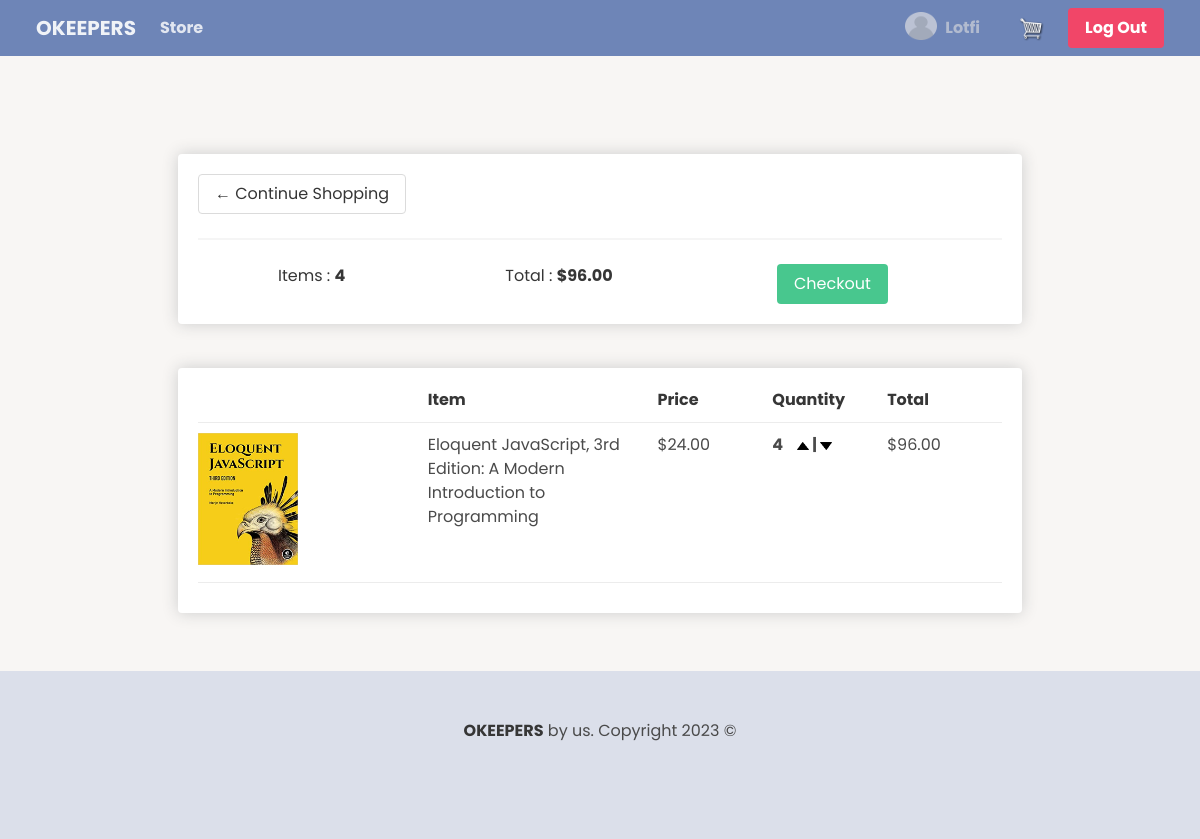
The page /cart/ (signed in) on the database as committed earlier.
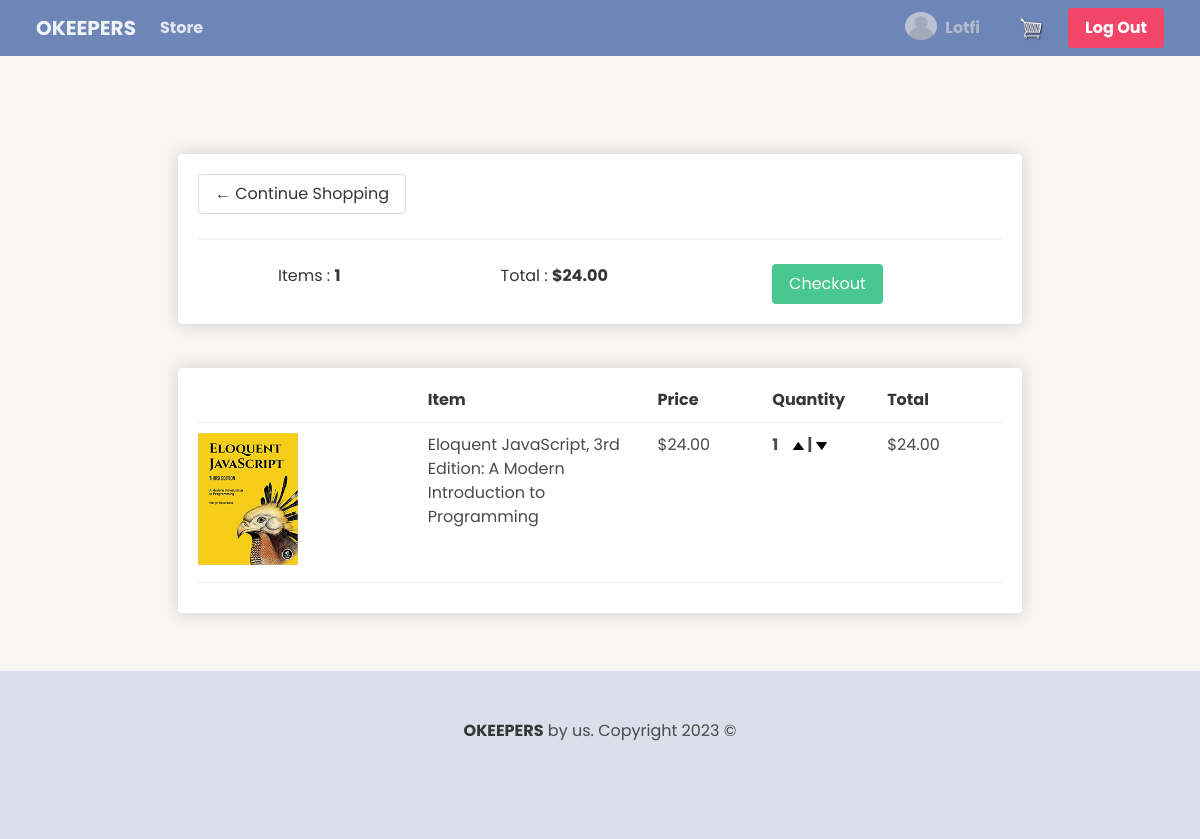
The same page on the database as committed later.
### shop/models.py (models this page shows, shortened)
class Order(models.Model):
    customer = models.ForeignKey(User, on_delete=models.CASCADE, null=True)
    date_ordered = models.DateTimeField(auto_now_add=True)
    complete = models.BooleanField(default=False, null=True, blank=False)
    transaction_id = models.CharField(max_length=200, null=True)
    @property
    def cart_total(self):
        orderitems = self.orderitem_set.all()  # type: ignore
        total = sum([item.get_total for item in orderitems])
        return total
    @property
    def cart_count(self):
        orderitems = self.orderitem_set.all()  # type: ignore
        total = sum([item.quantity for item in orderitems])
        return total

class OrderItem(models.Model):
    product = models.ForeignKey(Product, on_delete=models.CASCADE, null=True)
    order = models.ForeignKey(Order, on_delete=models.CASCADE, null=True)
    quantity = models.IntegerField(default=0, null=False, blank=True)
    date_added = models.DateTimeField(auto_now_add=True)
    @property
    def get_total(self):
        total = self.product.price * self.quantity  # type: ignore
        return total

class Product(models.Model):
    name = models.CharField(max_length=200, null=True)
    author = models.CharField(max_length=200, null=True)
    description = models.CharField(max_length=500, default=None, null=True)
    price = models.FloatField()
    image = models.ImageField(null=True, blank=True)
    book_available = models.BooleanField(default=False)
    is_pdf = models.BooleanField(default=False)
    is_physical = models.BooleanField(default=False)
    is_ebook = models.BooleanField(default=False)
    @property
    def imageURL(self):
        try:
            url = self.image.url
        except:
            url = ""
        return url

### shop/views.py (the view)
# urls.py: path("cart/", views.cart, name="cart"),
@login_required(login_url="/accounts/login")
def cart(request):
    context = {}
    if request.user.is_authenticated:
        customer = request.user
        order, created = Order.objects.get_or_create(customer=customer, complete=False)
        items = order.orderitem_set.all()  # type: ignore
        context = {"items": items, "order": order}
    return render(request, "shop/cart.html", context)

### shop/templates/shop/cart.html
{% extends 'shop/base.html' %}
{% load static %}
{% block content %}
<section class="section">
    <div class="container">
        <div class="box-element">
            <a class='button is-outlined' href="{% url 'store' %}">&#x2190; Continue Shopping</a>
            <hr>
            <table class="table">
                <tr class="table-row">
                    <td>Items : <strong>{{ order.cart_count}}</strong></td>
                    <td>Total : <strong>${{ order.cart_total|floatformat:2 }}</strong></td>
                    <td>
                        <a class="button is-success"href="{% url 'checkout' %}">Checkout</a>
                    </td>
                </tr>
            </table>
        </div>
       <br>
        <div class="box-element">
            <div class="cart-row">
                <div style="flex:2"> </div>
                <div style="flex:2"><strong>Item</strong></div>
                <div style="flex:1"><strong>Price</strong></div>
                <div style="flex:1"><strong>Quantity </strong></div>
                <div style="flex:1"><strong>Total </strong> </div>
            </div>
            {% for item in items %}
            <div class="cart-row">
                <div style="flex:2">
                    <img class="row-image" src="{{ item.product.imageURL }}">
                </div>
                <div style="flex:2">{{ item.product.name }}</div>
                <div style="flex:1">${{ item.product.price|floatformat:2 }}</div>
                <div style="flex:1">
                    <p class="quantity">{{ item.quantity }}</p>
                    <div class="quantity">
                        <img class="chg-quantity update-cart" data-product={{item.product.id}} data-action="add" src="{% static 'images/arrow-up.png' %}">
                        |
                        <img class="chg-quantity update-cart" data-product={{item.product.id}} data-action="remove" src="{% static 'images/arrow-down.png' %}">
                    </div>
                </div>
                <div style="flex:1">${{ item.get_total|floatformat:2 }}</div>
            </div>
            {% endfor %}
        </div>
    </div>
</section>
{% endblock content %}

Rows that differ between the two databases and show on the page:
changed through a linked row, Order: cart_count "4" → "1"; cart_total "96.00" → "24.00"
changed OrderItem "Eloquent JavaScript, 3rd Edition: A Modern Introduction to Programming": quantity "4" → "1"; get_total "96.00" → "24.00"
